Frame 1 (no input): blank canvas, image omitted
Frame 60 (the mouse pressed at the canvas centre just before this capture): blank canvas, image omitted
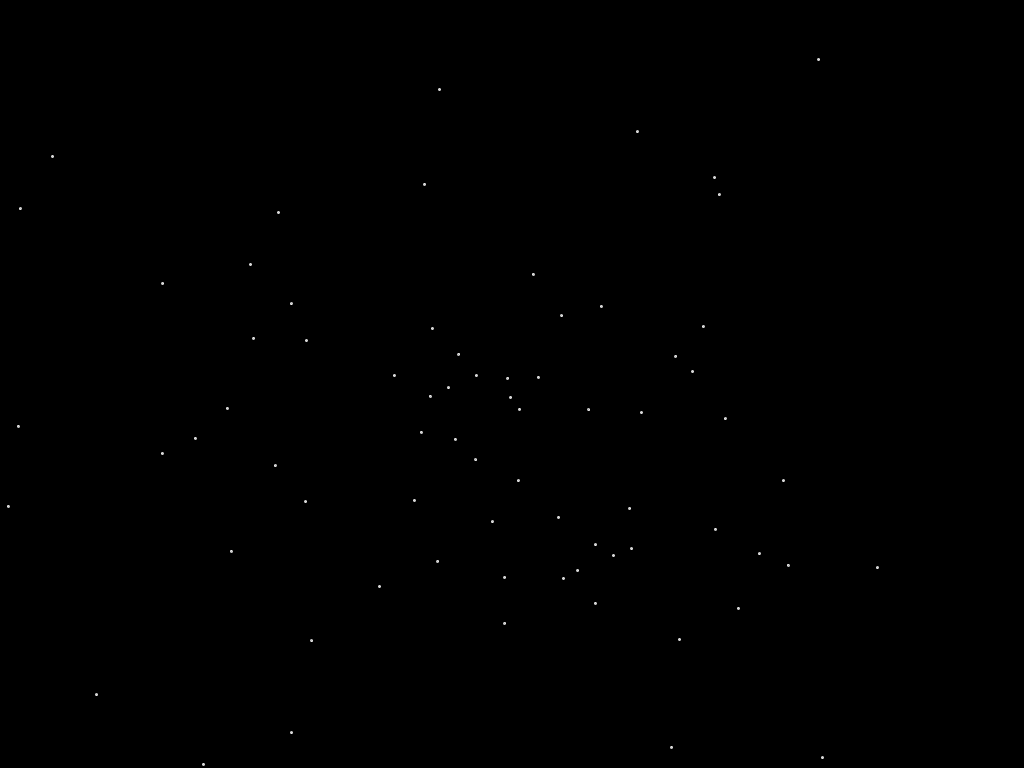
Frame 120 (the mouse held since frame 60 and released just before this capture)

The Processing sketch whose frames 1 and 60 were blank and that drew this single picture after the mouse press (run headless with seeded random() and noise(); from frame 60 on, the mouse is pressed at the canvas centre):

// Processing sketch: processing_93274
// ── processing_93274.pde

ArrayList<Particle> particles;

void setup() {
  size(1024, 768);
  particles = new ArrayList<Particle>();
  smooth();
  frameRate(120);
}

void draw() {
  background(0);
  particles.add(new Particle(new PVector(width/2, height/2)));
  for (int i=0; i<particles.size(); i++) {
    Particle p = particles.get(i);
    p.run();
    if (p.isDead()) {
      particles.remove(i);
    }
  }
}

class Particle {
  PVector location;
  PVector velocity;
  PVector acceleration;
  float lifespan;

  Particle(PVector l) {
    //[offset-up] For demonstration purposes we assign the Particle an initial velocity and constant acceleration.
    acceleration = new PVector(0, 0);
    velocity = new PVector(random(-10, 10), random(-10, 10));
    location = l.get();
    lifespan = height;
  }

  // Sometimes it’s convenient to have a “run”
  // function that calls all the other functions we need.
  void run() {
    update();
    display();
  }

  void update() {
    velocity.add(acceleration);
    location.add(velocity);
    lifespan -= 2.0;
  }

  void display() {
    stroke(255, 200);
    fill(255, 200);
    ellipse(location.x, location.y, 2,2);
  }

  boolean isDead() {
    if (lifespan*2<80.0) {

      return true;
    }
    else {
      return false;
    }
  }
}
